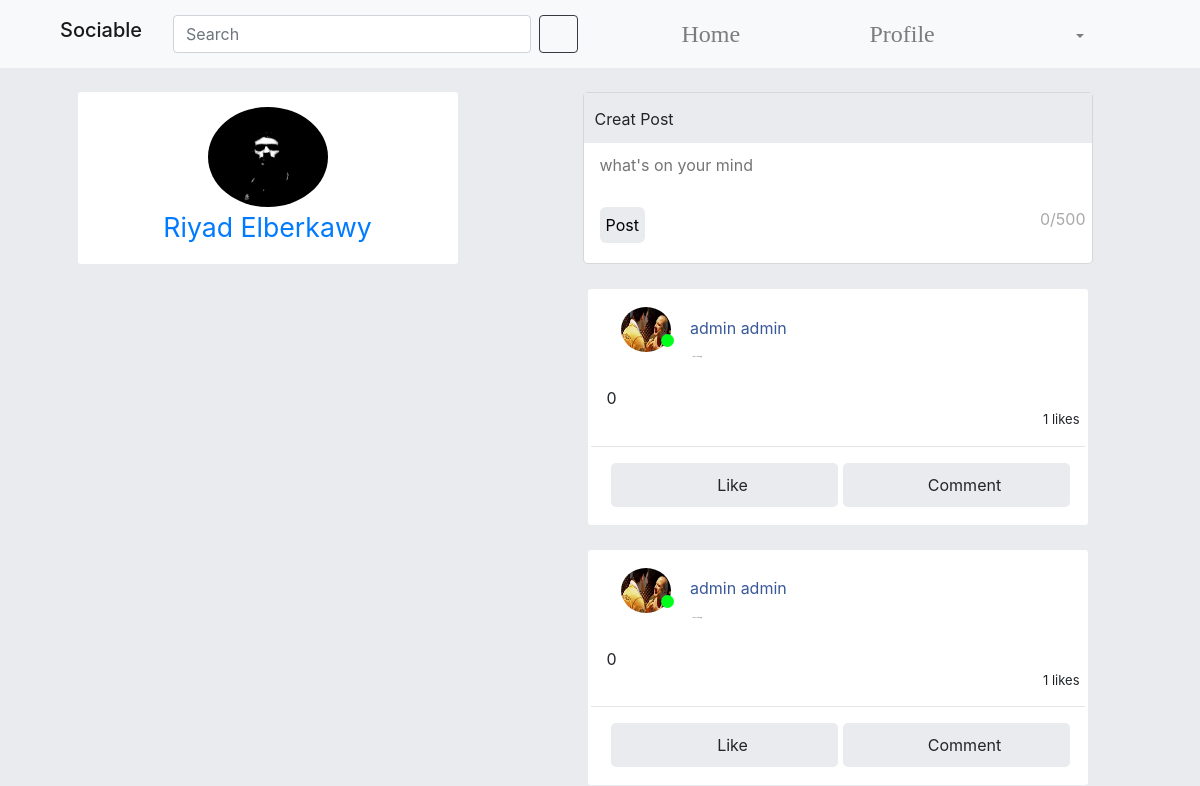
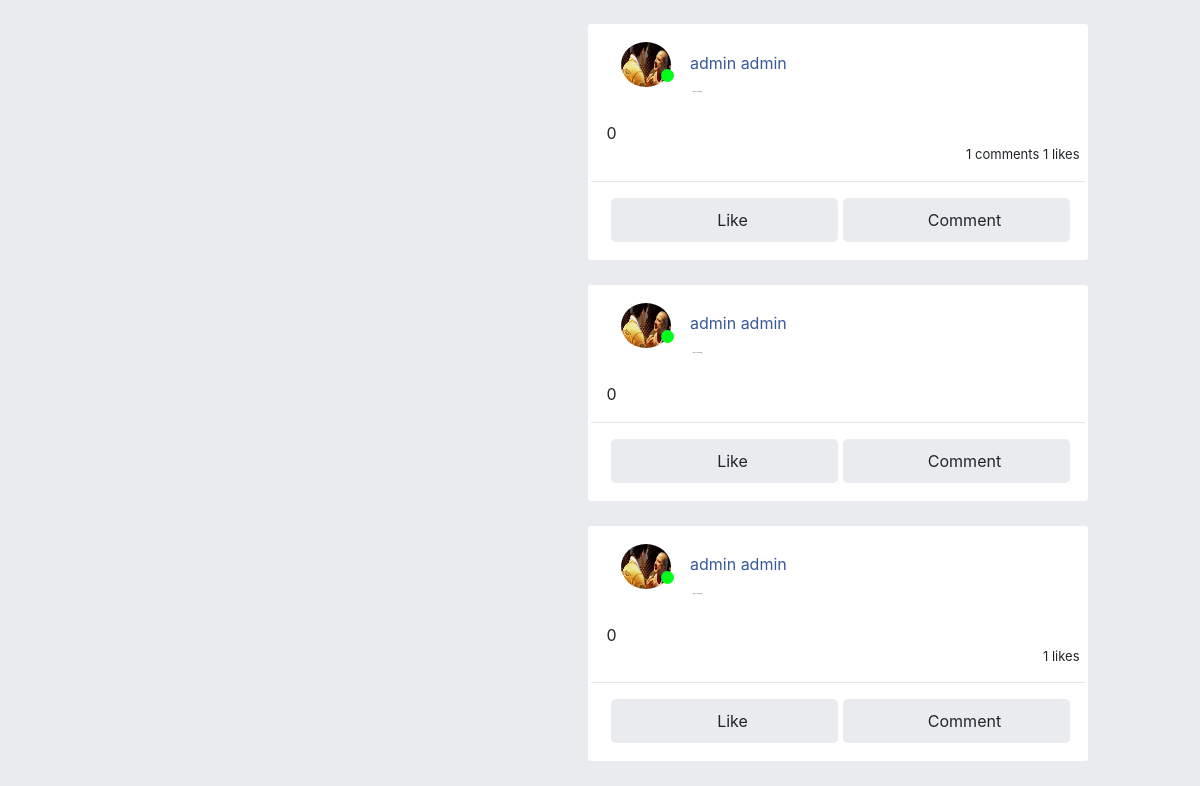
Before: / (signed in) with the older database file (2 pictures, top to bottom).
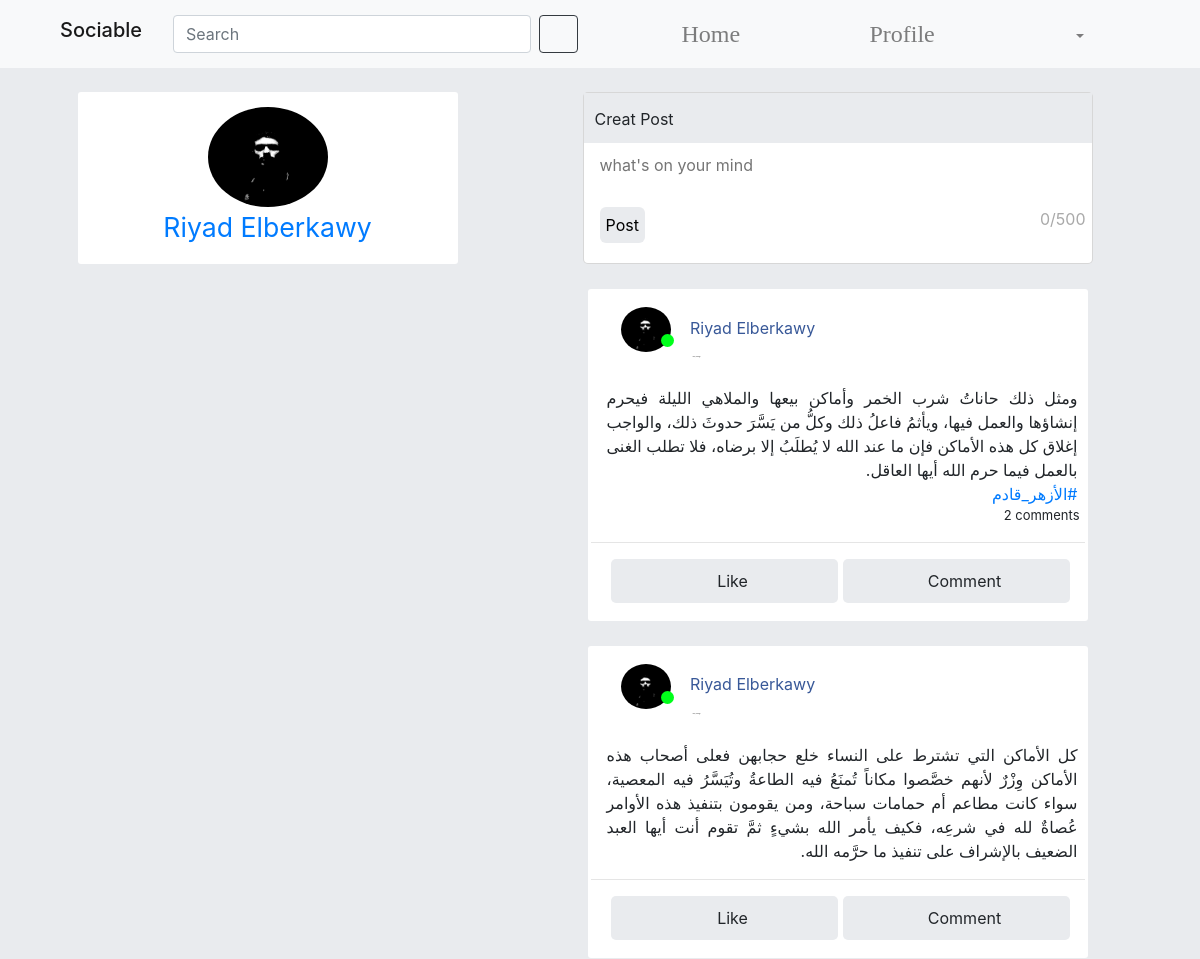
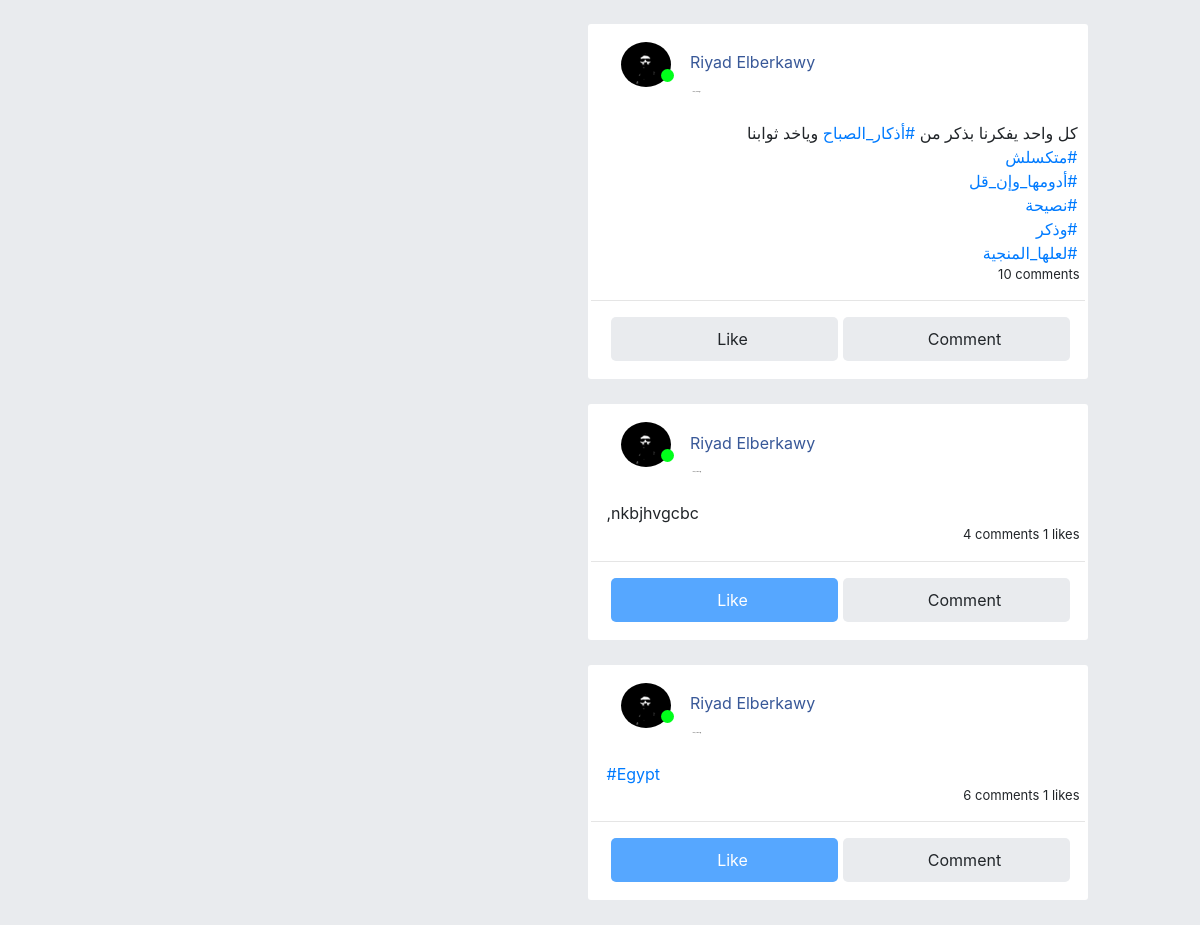
After: the same page with the newer database file (2 pictures, top to bottom).
### accounts/models.py (models this page shows, shortened)
class Users(AbstractBaseUser):
	GENDER = [
		('Male', 'Male'),
		('Female', 'Female'),
	]
	email 					= models.EmailField(verbose_name="email", max_length=60, unique=True)
	username 				= models.CharField(max_length=30, unique=True)
	first_name				= models.CharField(max_length=30)
	last_name				= models.CharField(max_length=30)
	birthday				= models.DateField(blank=True, null=True)
	gender					= models.CharField(max_length=10, choices=GENDER , null=True, blank=True, default="Male")
	is_admin				= models.BooleanField(default=False)
	is_active				= models.BooleanField(default=True)
	is_staff				= models.BooleanField(default=False)
	is_superuser			= models.BooleanField(default=False)
	is_online				= models.BooleanField(default=False)
	date_joined 			= models.DateTimeField(verbose_name='date joined', auto_now_add=True)
	last_login 				= models.DateTimeField(verbose_name='last login', auto_now=True)
	USERNAME_FIELD = 'email'
	REQUIRED_FIELDS = ['username']
	objects = MyAccountManager()
	def __str__(self):
		return self.username

class Profile(models.Model):
	user                = models.OneToOneField(Users, on_delete=models.CASCADE, related_name='profile')
	picture				= models.ImageField(upload_to=profile_picture_upload, default="default.jpg")
	cover				= models.ImageField(upload_to=profile_cover_upload, default="default.jpg")
	bio					= models.TextField(max_length=300, blank=True, null=True)
	university			= models.CharField(max_length=30)
	faculty				= models.CharField(max_length=30)
	level				= models.CharField(max_length=30)
	nationality			= models.CharField(max_length=30)
	location			= models.CharField(max_length=30)
	followers 			= models.ManyToManyField(Users, related_name='followers', default=None, blank=True)
	following 			= models.ManyToManyField(Users, related_name='following', default=None, blank=True)

### posts/models.py (models this page shows, shortened)
class Post(models.Model):
    author          = models.ForeignKey(Users, on_delete=models.CASCADE, related_name='posts', blank=True, null=True)
    community       = models.ForeignKey(Community, on_delete=models.CASCADE, default=None, related_name='posts', blank=True, null=True)
    content         = RichTextField(blank=True, null=True)
    image           = models.ImageField(upload_to=post_image_upload, default=None, null=True, blank=True)
    created_at      = models.DateTimeField(default=timezone.now)
    update_at       = models.DateTimeField(auto_now=True)
    viewers         = models.ManyToManyField(Users, related_name='viewed_posts', default=None, blank=True)
    likes          = models.ManyToManyField(Users, related_name='liked_posts', default=None, blank=True)

### timeline/views.py (the view)
# urls.py: path('', views.home_page, name="timeline_page"),
def home_page(request):
    cache.clear()
    user = request.user
    if user.is_authenticated:
        user = Users.objects.get(username=request.user)
        posts = Post.objects.filter(Q(author__profile__followers=user) | Q(author=user)).order_by('-created_at')
        page = request.GET.get('', 1)
        paginator = Paginator(posts, 5)
        try:
            posts = paginator.page(page)
        except PageNotAnInteger:
            posts = paginator.page(1)
        except EmptyPage:
            posts = paginator.page(paginator.num_pages)
        context = {
            'user' : user,
            'posts' : posts,
            'now': timezone.now,
        }
        template = "home.html"
        return render(request, template, context)
    return redirect('login')

### timeline/templates/home.html (shortened to what this page needs)
{% extends 'base.html' %}
{% load static %}
{% block content %}
    <div id="home-body" class="container">
        <div class="row row-cols-md-2 row-cols-1">
            <div id="left-side" class=" col col-md-4 container-fluid ">
                <div class="info-side row row-cols-1">
                    <div class="user col">
                        <a href="{% url 'profile' user.username %}">
                            <img src="{{ user.profile.picture.url }}" alt="{{ user.username }}"><br>
                            <span>{{ user.first_name }} {{ user.last_name }}</span>
                        </a>
                    </div>
                </div>
            </div>
            <div class="container">
                {% include 'create_post.html' %}
                <div class="row row-cols-1">
                    <div id="time-line">
                        {% for post in posts %}
                            {% include 'post-box.html' %}
                        {% endfor %}
                    </div>
                </div>
            </div>
        </div>
    </div>
{% endblock %}

### templates/base.html (shortened to what this page needs)
{% load static %}
    <!DOCTYPE html>
    <html lang="ar">
        <head>
            <link rel="stylesheet" href="{% static 'css/icofont/icofont.min.css' %}">
            <link rel="stylesheet" href="{% static 'css/libs/bootstrap.min.css' %}">
            <link rel="stylesheet" href="{% static 'css/libs/swiper-bundle.min.css' %}">
            <link rel="stylesheet" href="{% static 'css/style.css' %}">
        </head>
        <body>
            {% if request.user.is_authenticated %}
                <header class="bg-light sticky-top">
                    <div class="container">
                        <nav class="navbar navbar-expand-lg navbar-light bg-light" style="padding: 8px 0px;font-size: x-large">
                            <div class="collapse navbar-collapse m-auto" id="navbarSupportedContent">
                                <div class="d-flex col">
                                    <a class="navbar-brand h1" href="/">Sociable</a>
                                    <form class="form-inline m-auto my-2 my-lg-0 col" role="search" action="{% url 'search' %}">
                                        <input class="form-control mr-sm-2 col" type="search" placeholder="Search" aria-label="Search" name="q">
                                        <button class="btn btn-outline-dark btn-s-i my-2 my-sm-0" type="submit"><i class="icofont-search-2"></i></button>
                                    </form>
                                </div>
                                <ul class="navbar-nav m-auto col" style="flex-direction: row">
                                    <li class="nav-item m-auto">
                                        <a class="nav-link" href="{% url 'timeline_page' %}">
                                            <i class="icofont-ui-home">Home</i>
                                        </a>
                                    </li>
                                    <li class="nav-item m-auto">
                                        <a class="nav-link" href="{% url 'profile' user.username %}">
                                            <i class="icofont-user-alt-4">Profile</i>
                                        </a>
                                    </li>
                                    <li class="nav-item m-auto dropdown">
                                        <a class="btn nav-link dropdown-toggle" type="button" data-toggle="dropdown" aria-haspopup="true" aria-expanded="true" >
                                            <i class="icofont-ui-settings"></i>
                                        </a>
                                    </li>
                                </ul>
                            </div>
                        </nav>
                    </div>
                </header>
                <br>
            {% endif %}
            {% block content %}
            {% endblock %}
        </body>
    </html>

### templates/create_post.html (shortened to what this page needs)
{% if request.user.is_authenticated %}
<div id="post-m" class="col container">
    <div class="fm create-post">
        <div class="_hp">Creat Post</div>
        <div class="_bp">
            <form id="creat_post" action="" method="POST">
                <textarea dir=auto role="textbox" maxlength="500" contenteditable id="post" placeholder="what's on your mind" name="post"></textarea>
                <div class="d-flex">
                    <input class="btn-post " type="submit" value="Post">
                    <span id="post-count" class="ml-auto" style="color: #a0a0a0e8">0/500</span>
                </div>
            </form>
        </div>
    </div>
</div>
{% endif %}

### templates/post-box.html (shortened to what this page needs)
    <div class="post">
        <div data-key="{{ post.id }}" class="post-body col container">
            <div class="row row-cols-1">
                <div class="publisher col">
                    <div style="position: relative;display: flex; flex-wrap: wrap;">
                        <a href="{% url 'profile' post.author.username %}">
                            <img src="{{ post.author.profile.picture.url }}" alt="{{ post.author.username }}" class="col">
                            <span style="color: #385898" >{{ post.author.first_name }} {{ post.author.last_name }}</span>
                        </a>
                        {% if post.author.is_online %}
                                <span class="online" style="position: absolute;top: 27px;left: 55px;"></span>
                        {% endif %}
                    </div>
                    {% if post.created_at|date:'P' == now|date:'P' %}
                        <span class="since" style="color: #007bff">Now</span>
                    {% elif post.created_at|date:'Y' <  now|date:'Y' %}
                        <span class="since">{{ post.created_at|date:'Y,M,d' }}</span>
                    {% else %}
                        <span class="since">{{ post.created_at|timesince }} ago</span>
                    {% endif %}
                </div>
                <div class="post-content col">
                    {{ post.content |safe}}
                </div>
                <ul class="stat" style="text-align: end; list-style: none; margin: 0; padding: 0px 5px; font-size: small;">
                    {% if post.comments.count > 0 %}
                        <span>{{ post.comments.count }} comments</span>
                    {% endif %}
                    {% if post.likes.count > 0 %}
                        <span>{{ post.likes.count }} likes</span>
                    {% endif %}
                </ul>
                <hr>
                <div class="_ip col">
                    <ul class="row">
                        {% if request.user in post.likes.all %}
                            <a class="btn col like-btn active">
                                <i class="icofont-like"></i>
                                <span>Like</span>
                            </a>
                            {% else %}
                                <a class="btn col like-btn">
                                    <i class="icofont-like"></i>
                                    <span>Like</span>
                                </a>
                        {% endif %}
                        <a class="btn col comment-btn">
                            <i class="icofont-comment"></i>
                            <span>Comment</span>
                        </a>
                    </ul>
                </div>
            </div>
        </div>
    </div>

### static/css/style.css (style rules this page uses)
html { scroll-behavior: smooth; }
body { background-color: #e9ebee; overflow-wrap: break-word; }
a { outline: none; text-decoration:none; }
textarea { overflow: hidden; resize: none; }
span { display: inline-block; }
.navbar form input { flex: 1; }
.dropdown .btn { padding: 0; }
.dropdown .btn i { font-size: 20pt; }
#time-line { margin-top: 25px; }
#post-m { width: 660px; }
.create-post { background-color: #fff; border-radius: 3px; z-index: 2222; }
._hp { background-color: #e9ebee; padding: 14px 0px 12px 11px; }
._bp { padding: 10px 6px 20px 16px; }
.fm { position: relative; z-index: 311 !important; left: 0; top: 0; border: 1px solid #a2a2a26e; border-radius: 5px; }
.create-post textarea { width: 100%; border: 0; padding: 0; margin: 0; resize: none; outline: none; }
.btn-post { color: black; border: 0; padding: 6px; background-color: #e9ebee; border-radius: 6px; margin: 0; }
.post { margin-bottom: 25px; }
.post-body { background-color: #fff; border-radius: 3px ; padding: 18px; width: 500px; }
.publisher img { width: 80px; height: 45px; border-radius: 100%; }
.online { height: 13px; width: 13px; background-color: #00ff1a; border-radius: 50%; display: inline-block }
.since { position: relative; left: 87px; top: -13px; font-size: 1px; font-weight: 500; color: #000000d1; }
.post-content { padding: 10px 7px 0px 16px; overflow: hidden; }
.post-content p { margin-bottom: 0px; text-align: justify; }
._ip ul { padding: 0; margin: 0; list-style: none; display: flex; flex-wrap: wrap; justify-content: center; text-align: center; flex-direction: row; }
._ip ul a { background: #e9ebee; color: unset; padding: 9px; margin-left: 5px; overflow-wrap: break-word; border-radius: 5px; }
._ip .active { background-color: #56a7ff; color: #fff; }
#left-side { position: relative; margin-bottom: 21px; }
.info-side { position: -webkit-sticky; position: sticky; top: 65px; background-color: #fff; border-radius: 3px; overflow: hidden; padding: 15px 1px 17px 1px; }
.user { text-align: center; }
.user img { width: 120px; height: 100px; border-radius: 100%; position: relative; }
.user span { font-size: 20pt; position: relative; }

Changed rows visible on the page:
removed Post: author.profile.picture (placeholder picture), author.first_name "admin", author.last_name "admin", content "0", likes.count "1", shows "Like"
removed Post: author.profile.picture (placeholder picture), author.first_name "admin", author.last_name "admin", content "0", likes.count "1", shows "Like"
removed Post: author.profile.picture (placeholder picture), author.first_name "admin", author.last_name "admin", content "0", comments.count "1", likes.count "1", shows "Like"
removed Post: author.profile.picture (placeholder picture), author.first_name "admin", author.last_name "admin", content "0", shows "Like"
removed Post: author.profile.picture (placeholder picture), author.first_name "admin", author.last_name "admin", content "0", likes.count "1", shows "Like"
added Post: author.profile.picture (picture), author.first_name "Riyad", author.last_name "Elberkawy", content "ومثل ذلك حاناتُ شرب الخمر وأماكن بيعها والملاهي الليلة فيحرم إنشاؤها والعمل فيها، ويأثمُ فاعلُ ذلك وكلُّ من يَسَّرَ حدوثَ ذلك، والواجب إغلاق كل هذه الأماكن فإن ما عند الله لا يُطلَبُ إلا برضاه، فلا تطلب الغنى بالعمل فيما حرم الله أيها العاقل. #الأزهر_قادم", comments.count "2", shows "Like"
added Post: author.profile.picture (picture), author.first_name "Riyad", author.last_name "Elberkawy", content "كل الأماكن التي تشترط على النساء خلع حجابهن فعلى أصحاب هذه الأماكن وِزْرٌ لأنهم خصَّصوا مكاناً تُمنَعُ فيه الطاعةُ وتُيَسَّرُ فيه المعصية، سواء كانت مطاعم أم حمامات سباحة، ومن يقومون بتنفيذ هذه الأوامر عُصاةٌ لله في شرعِه، فكيف يأمر الله بشيءٍ ثمَّ تقوم أنت أيها العبد الضعيف بالإشراف على تنفيذ ما حرَّمه الله.", shows "Like"
added Post: author.profile.picture (picture), author.first_name "Riyad", author.last_name "Elberkawy", content "كل واحد يفكرنا بذكر من #أذكار_الصباح وياخد ثوابنا #متكسلش #أدومها_وإن_قل #نصيحة #وذكر #لعلها_المنجية", comments.count "10", shows "Like"
added Post: author.profile.picture (picture), author.first_name "Riyad", author.last_name "Elberkawy", content ",nkbjhvgcbc", comments.count "4", likes.count "1", shows "Like"
added Post: author.profile.picture (picture), author.first_name "Riyad", author.last_name "Elberkawy", content "#Egypt", comments.count "6", likes.count "1", shows "Like"
